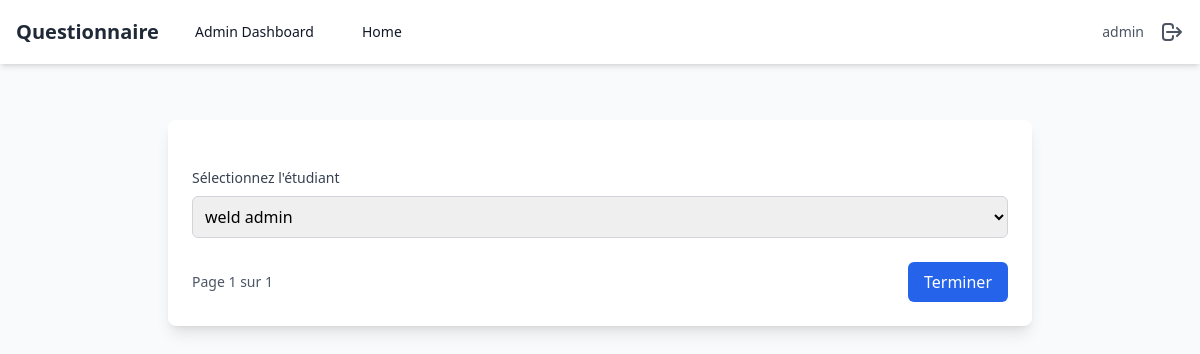
Page /vineland/questionnaire/5/ (signed in) on the earlier database version.
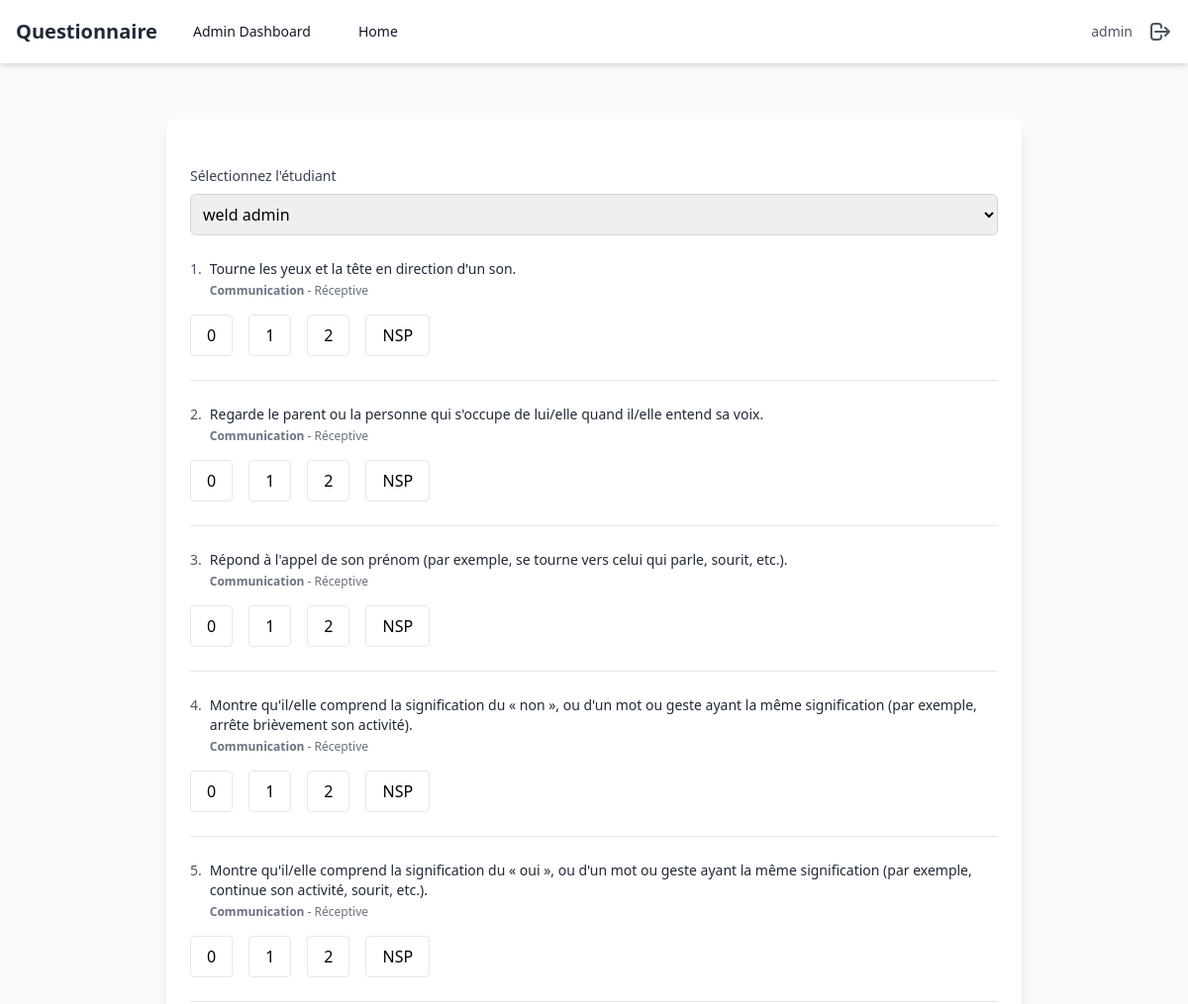
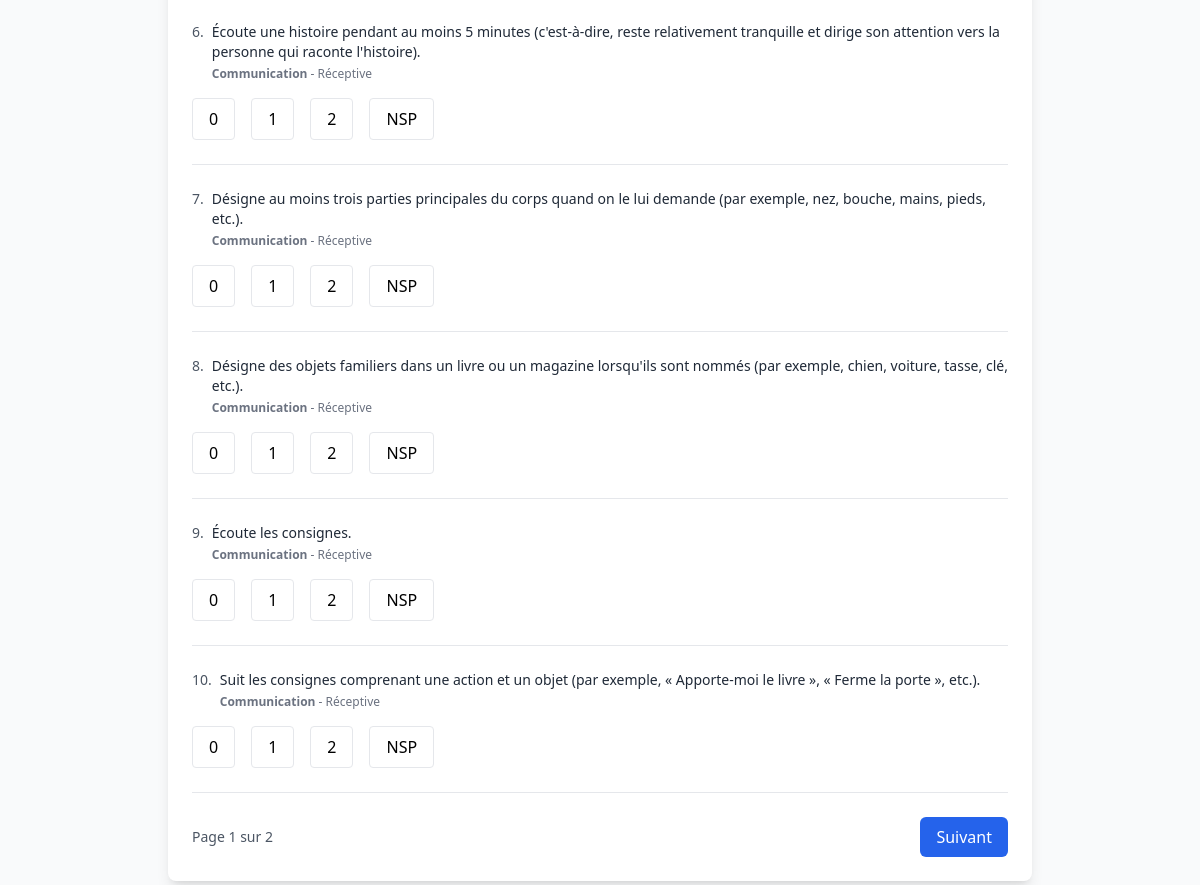
Same page on the later database version (2 pictures, top to bottom).
### vineland/models.py (models this page shows, shortened)
class QuestionVineland(models.Model):
    CHOIX_REPONSES = (
        (0, '0'),
        (1, '1'),
        (2, '2'),
        ('NSP', 'Ne sais pas'),
        ('NA', 'Non applicable')
    )
    texte = models.TextField(verbose_name="Question")
    sous_domaine = models.ForeignKey(
        'polls.SousDomain',  # À remplacer par le nom de votre app
        on_delete=models.CASCADE,
        related_name='questions_vineland'
    )
    numero_item = models.PositiveIntegerField(
        verbose_name="Numéro de l'item",
        help_text="Numéro de l'item dans le sous-domaine"
    )
    note = models.TextField(
        verbose_name="Note/Indication",
        blank=True,
        null=True,
        help_text="Pour plusieurs lignes, utilisez | comme séparateur"
    )
    permet_na = models.BooleanField(
        verbose_name="Permet la réponse N/A",
        default=False
    )
    created_at = models.DateTimeField(auto_now_add=True)
    updated_at = models.DateTimeField(auto_now=True)
    class Meta:
        verbose_name = "Question Vineland"
        verbose_name_plural = "Questions Vineland"
        ordering = ['sous_domaine', 'numero_item']
        unique_together = ['sous_domaine', 'numero_item']

### polls/models.py (models this page shows, shortened)
class SousDomain(models.Model):
    id = models.AutoField(primary_key=True)
    domain = models.ForeignKey(Domain, on_delete=models.CASCADE, default='', verbose_name='Domaine')
    name = models.CharField(max_length=255, default='', verbose_name='Nom du Sous-Domaine')

class Domain(models.Model):
    id = models.AutoField(primary_key=True)
    formulaire = models.ForeignKey(Formulaire, related_name='domains', on_delete=models.CASCADE, default='', verbose_name='Formulaire')
    name = models.CharField(max_length=255, default='', verbose_name='Nom du Domaine')

### vineland/views.py (the view, shortened to what this page needs)
# urls.py: path('questionnaire/<int:formulaire_id>/', views.vineland_questionnaire, name='vineland_questionnaire'),
@login_required
def vineland_questionnaire(request, formulaire_id):
    formulaire = get_object_or_404(Formulaire, id=formulaire_id)
    parent = request.user
    if parent.is_superuser:
        students = Student.objects.all()
    else:
        students = Student.objects.filter(parent=parent)
    questions = QuestionVineland.objects.select_related('sous_domaine').order_by(
        'sous_domaine__domain__name',
        'sous_domaine__name',
        'numero_item'
    )
    paginator = Paginator(questions, 10)
    page_number = request.GET.get('page', 1)
    page_obj = paginator.get_page(page_number)
    initial_data = {}
    if request.session:
        for key in request.session.keys():
            if key.startswith('question_') or key == 'student':
                initial_data[key] = request.session[key]
    return render(request, 'vineland/questionnaire.html', {
        'formulaire': formulaire,
        'students': students,
        'page_obj': page_obj,
        'initial_data': initial_data,
    })

### vineland/templates/vineland/questionnaire.html (shortened to what this page needs)
{% extends 'base.html' %}
{% load static %}
{% load vineland_filters %}
{% block content %}
<div class="max-w-4xl mx-auto py-8 px-4">
    <form method="post" action="?page={{ page_obj.number }}" class="bg-white shadow-lg rounded-lg p-6 space-y-6">
        <div class="mb-6">
            <label class="block text-sm font-medium text-gray-700 mb-2">Sélectionnez l'étudiant</label>
            <select name="student" required class="w-full p-2 border rounded-md border-gray-300">
                {% for student in students %}
                    <option value="{{ student.id }}"
                            {% if initial_data.student == student.id|stringformat:"s" %}selected{% endif %}>
                        {{ student.name }}
                    </option>
                {% endfor %}
            </select>
        </div>
        {% for question in page_obj %}
        <div class="border-b border-gray-200 pb-6 last:border-0">
            <div class="flex items-start mb-4">
                <span class="text-sm font-medium text-gray-600 mr-2">{{ question.numero_item }}.</span>
                <div class="flex-1">
                    <p class="text-sm text-gray-800">{{ question.texte }}</p>
                    <p class="text-xs text-gray-500 mt-1">
                        <strong>{{ question.sous_domaine.domain.name }}</strong> - <span class="font-medium">{{ question.sous_domaine.name }}</span>
                    </p>
                </div>
            </div>
            <div class="flex gap-4 mt-3" id="group_{{ question.numero_item }}">
                {% for value in "012"|make_list %}
                    <label class="flex items-center">
                        <span class="px-4 py-2 border rounded cursor-pointer hover:bg-gray-50 radio-label">
                            {{ value }}
                        </span>
                    </label>
                {% endfor %}
                <label class="flex items-center">
                    <span class="px-4 py-2 border rounded cursor-pointer hover:bg-gray-50 radio-label">
                        NSP
                    </span>
                </label>
            </div>
        </div>
        {% endfor %}
        <div class="flex justify-between items-center mt-8">
            <span class="text-sm text-gray-600">
                Page {{ page_obj.number }} sur {{ page_obj.paginator.num_pages }}
            </span>
            <button type="submit"
                    class="px-4 py-2 bg-blue-600 text-white rounded-md hover:bg-blue-700">
                {% if page_obj.has_next %}Suivant{% else %}Terminer{% endif %}
            </button>
        </div>
    </form>
</div>
{% endblock %}

Differences in the rows shown:
added QuestionVineland: numero_item "1", texte "Tourne les yeux et la tête en direction d'un son.", sous_domaine.domain.name "Communication", sous_domaine.name "Réceptive", make_list "0" "1" "2"
added QuestionVineland: numero_item "2", texte "Regarde le parent ou la personne qui s'occupe de lui/elle quand il/elle entend sa voix.", sous_domaine.domain.name "Communication", sous_domaine.name "Réceptive", make_list "0" "1" "2"
added QuestionVineland: numero_item "3", texte "Répond à l'appel de son prénom (par exemple, se tourne vers celui qui parle, sourit, etc.).", sous_domaine.domain.name "Communication", sous_domaine.name "Réceptive", make_list "0" "1" "2"
added QuestionVineland: numero_item "4", texte "Montre qu'il/elle comprend la signification du « non », ou d'un mot ou geste ayant la même signification (par exemple, arrête brièvement son activité).", sous_domaine.domain.name "Communication", sous_domaine.name "Réceptive", make_list "0" "1" "2"
added QuestionVineland: numero_item "5", texte "Montre qu'il/elle comprend la signification du « oui », ou d'un mot ou geste ayant la même signification (par exemple, continue son activité, sourit, etc.).", sous_domaine.domain.name "Communication", sous_domaine.name "Réceptive", make_list "0" "1" "2"
added QuestionVineland: numero_item "6", texte "Écoute une histoire pendant au moins 5 minutes (c'est-à-dire, reste relativement tranquille et dirige son attention vers la personne qui raconte l'histoire).", sous_domaine.domain.name "Communication", sous_domaine.name "Réceptive", make_list "0" "1" "2"
added QuestionVineland: numero_item "7", texte "Désigne au moins trois parties principales du corps quand on le lui demande (par exemple, nez, bouche, mains, pieds, etc.).", sous_domaine.domain.name "Communication", sous_domaine.name "Réceptive", make_list "0" "1" "2"
added QuestionVineland: numero_item "8", texte "Désigne des objets familiers dans un livre ou un magazine lorsqu'ils sont nommés (par exemple, chien, voiture, tasse, clé, etc.).", sous_domaine.domain.name "Communication", sous_domaine.name "Réceptive", make_list "0" "1" "2"
added QuestionVineland: numero_item "9", texte "Écoute les consignes.", sous_domaine.domain.name "Communication", sous_domaine.name "Réceptive", make_list "0" "1" "2"
added QuestionVineland: numero_item "10", texte "Suit les consignes comprenant une action et un objet (par exemple, « Apporte-moi le livre », « Ferme la porte », etc.).", sous_domaine.domain.name "Communication", sous_domaine.name "Réceptive", make_list "0" "1" "2"
Other differences:
{{ page_obj.paginator.num_pages }}: "1" → "2"
text no longer shown: "Terminer"
text now shown: "Suivant"
